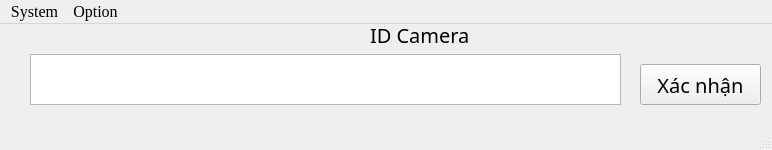
<?xml version="1.0" encoding="UTF-8"?>
<ui version="4.0">
 <class>MainWindow</class>
 <widget class="QMainWindow" name="MainWindow">
  <property name="geometry">
   <rect>
    <x>0</x>
    <y>0</y>
    <width>772</width>
    <height>150</height>
   </rect>
  </property>
  <property name="minimumSize">
   <size>
    <width>772</width>
    <height>150</height>
   </size>
  </property>
  <property name="maximumSize">
   <size>
    <width>1130</width>
    <height>650</height>
   </size>
  </property>
  <property name="windowTitle">
   <string>MainWindow</string>
  </property>
  <widget class="QWidget" name="centralwidget">
   <widget class="QPlainTextEdit" name="ID_Camera">
    <property name="geometry">
     <rect>
      <x>30</x>
      <y>30</y>
      <width>591</width>
      <height>51</height>
     </rect>
    </property>
    <property name="font">
     <font>
      <family>MV Boli</family>
      <pointsize>15</pointsize>
      <weight>75</weight>
      <bold>true</bold>
     </font>
    </property>
    <property name="layoutDirection">
     <enum>Qt::LeftToRight</enum>
    </property>
    <property name="styleSheet">
     <string notr="true">text-align: center;</string>
    </property>
    <property name="placeholderText">
     <string/>
    </property>
   </widget>
   <widget class="QLabel" name="label">
    <property name="geometry">
     <rect>
      <x>370</x>
      <y>-10</y>
      <width>131</width>
      <height>41</height>
     </rect>
    </property>
    <property name="font">
     <font>
      <family>MV Boli</family>
      <pointsize>15</pointsize>
     </font>
    </property>
    <property name="text">
     <string>ID Camera</string>
    </property>
   </widget>
   <widget class="QPushButton" name="btn_Change_ID">
    <property name="geometry">
     <rect>
      <x>640</x>
      <y>40</y>
      <width>121</width>
      <height>41</height>
     </rect>
    </property>
    <property name="font">
     <font>
      <family>MV Boli</family>
      <pointsize>15</pointsize>
     </font>
    </property>
    <property name="text">
     <string>Xác nhận</string>
    </property>
   </widget>
  </widget>
  <widget class="QMenuBar" name="menubar">
   <property name="geometry">
    <rect>
     <x>0</x>
     <y>0</y>
     <width>772</width>
     <height>28</height>
    </rect>
   </property>
   <property name="font">
    <font>
     <family>Times New Roman</family>
     <pointsize>12</pointsize>
    </font>
   </property>
   <widget class="QMenu" name="menuSystem">
    <property name="title">
     <string>System</string>
    </property>
    <addaction name="actionCamera"/>
    <addaction name="separator"/>
    <addaction name="actionImage"/>
   </widget>
   <widget class="QMenu" name="menuOption">
    <property name="font">
     <font>
      <family>Times New Roman</family>
      <pointsize>12</pointsize>
     </font>
    </property>
    <property name="title">
     <string>Option</string>
    </property>
    <addaction name="actionChange_Camera"/>
   </widget>
   <addaction name="menuSystem"/>
   <addaction name="menuOption"/>
  </widget>
  <widget class="QStatusBar" name="statusbar"/>
  <action name="actionCamera">
   <property name="text">
    <string>Camera</string>
   </property>
   <property name="font">
    <font>
     <family>Times New Roman</family>
     <pointsize>10</pointsize>
    </font>
   </property>
   <property name="shortcut">
    <string>Ctrl+C</string>
   </property>
  </action>
  <action name="actionImage">
   <property name="text">
    <string>Image</string>
   </property>
   <property name="font">
    <font>
     <family>Times New Roman</family>
     <pointsize>10</pointsize>
    </font>
   </property>
   <property name="shortcut">
    <string>Ctrl+I</string>
   </property>
  </action>
  <action name="actionChange_Camera">
   <property name="text">
    <string>Change_Camera</string>
   </property>
   <property name="font">
    <font>
     <family>Times New Roman</family>
     <pointsize>10</pointsize>
    </font>
   </property>
   <property name="shortcut">
    <string>Ctrl+O</string>
   </property>
  </action>
 </widget>
 <resources/>
 <connections/>
</ui>
